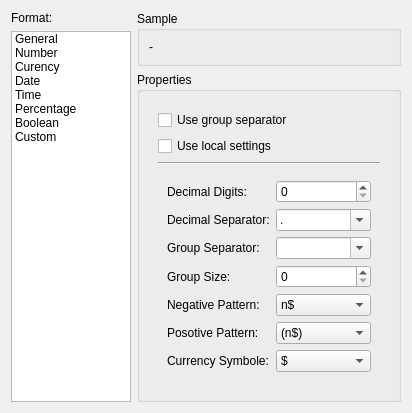
<?xml version="1.0" encoding="UTF-8"?>
<ui version="4.0">
 <class>LReportPropertyPageFormat</class>
 <widget class="QWidget" name="LReportPropertyPageFormat">
  <property name="geometry">
   <rect>
    <x>0</x>
    <y>0</y>
    <width>412</width>
    <height>409</height>
   </rect>
  </property>
  <property name="windowTitle">
   <string>Form</string>
  </property>
  <layout class="QGridLayout" name="gridLayout">
   <item row="0" column="0" rowspan="2">
    <layout class="QVBoxLayout" name="verticalLayout_10">
     <item>
      <widget class="QLabel" name="label_25">
       <property name="text">
        <string>Format:</string>
       </property>
      </widget>
     </item>
     <item>
      <widget class="QListWidget" name="listWidget">
       <property name="sizePolicy">
        <sizepolicy hsizetype="Fixed" vsizetype="Expanding">
         <horstretch>0</horstretch>
         <verstretch>0</verstretch>
        </sizepolicy>
       </property>
       <property name="maximumSize">
        <size>
         <width>120</width>
         <height>16777215</height>
        </size>
       </property>
       <item>
        <property name="text">
         <string>General</string>
        </property>
       </item>
       <item>
        <property name="text">
         <string>Number</string>
        </property>
       </item>
       <item>
        <property name="text">
         <string>Curency</string>
        </property>
       </item>
       <item>
        <property name="text">
         <string>Date</string>
        </property>
       </item>
       <item>
        <property name="text">
         <string>Time</string>
        </property>
       </item>
       <item>
        <property name="text">
         <string>Percentage</string>
        </property>
       </item>
       <item>
        <property name="text">
         <string>Boolean</string>
        </property>
       </item>
       <item>
        <property name="text">
         <string>Custom</string>
        </property>
       </item>
      </widget>
     </item>
    </layout>
   </item>
   <item row="0" column="1">
    <widget class="QGroupBox" name="groupBox">
     <property name="title">
      <string>Sample</string>
     </property>
     <layout class="QVBoxLayout" name="verticalLayout_2">
      <item>
       <widget class="QLabel" name="label">
        <property name="text">
         <string>-</string>
        </property>
       </widget>
      </item>
     </layout>
    </widget>
   </item>
   <item row="1" column="1">
    <widget class="QGroupBox" name="groupBox_2">
     <property name="title">
      <string>Properties</string>
     </property>
     <layout class="QVBoxLayout" name="verticalLayout">
      <item>
       <widget class="QStackedWidget" name="stackedWidget">
        <property name="currentIndex">
         <number>2</number>
        </property>
        <widget class="QWidget" name="page"/>
        <widget class="QWidget" name="page_2">
         <layout class="QVBoxLayout" name="verticalLayout_3">
          <item>
           <widget class="QCheckBox" name="checkBox">
            <property name="text">
             <string>Use group separator</string>
            </property>
           </widget>
          </item>
          <item>
           <widget class="QCheckBox" name="checkBox_2">
            <property name="text">
             <string>Use local settings</string>
            </property>
           </widget>
          </item>
          <item>
           <widget class="Line" name="line">
            <property name="orientation">
             <enum>Qt::Horizontal</enum>
            </property>
           </widget>
          </item>
          <item>
           <widget class="QFrame" name="frame_32">
            <layout class="QFormLayout" name="formLayout">
             <property name="labelAlignment">
              <set>Qt::AlignLeading|Qt::AlignLeft|Qt::AlignVCenter</set>
             </property>
             <item row="0" column="0">
              <widget class="QLabel" name="label_2">
               <property name="text">
                <string>Decimal Digits:</string>
               </property>
              </widget>
             </item>
             <item row="0" column="1">
              <widget class="QSpinBox" name="spinBox">
               <property name="maximum">
                <number>20</number>
               </property>
              </widget>
             </item>
             <item row="1" column="0">
              <widget class="QLabel" name="label_3">
               <property name="text">
                <string>Decimal Separator:</string>
               </property>
              </widget>
             </item>
             <item row="1" column="1">
              <widget class="QComboBox" name="comboBox">
               <property name="minimumSize">
                <size>
                 <width>50</width>
                 <height>0</height>
                </size>
               </property>
               <property name="editable">
                <bool>true</bool>
               </property>
               <item>
                <property name="text">
                 <string>.</string>
                </property>
               </item>
               <item>
                <property name="text">
                 <string>,</string>
                </property>
               </item>
              </widget>
             </item>
             <item row="2" column="0">
              <widget class="QLabel" name="label_4">
               <property name="text">
                <string>Group Separator:</string>
               </property>
              </widget>
             </item>
             <item row="2" column="1">
              <widget class="QComboBox" name="comboBox_2">
               <property name="minimumSize">
                <size>
                 <width>50</width>
                 <height>0</height>
                </size>
               </property>
               <property name="editable">
                <bool>true</bool>
               </property>
               <item>
                <property name="text">
                 <string/>
                </property>
               </item>
               <item>
                <property name="text">
                 <string>.</string>
                </property>
               </item>
               <item>
                <property name="text">
                 <string>,</string>
                </property>
               </item>
              </widget>
             </item>
             <item row="3" column="0">
              <widget class="QLabel" name="label_5">
               <property name="text">
                <string>Group Size:</string>
               </property>
              </widget>
             </item>
             <item row="4" column="0">
              <widget class="QLabel" name="label_6">
               <property name="text">
                <string>Negative Pattern:</string>
               </property>
              </widget>
             </item>
             <item row="4" column="1">
              <widget class="QComboBox" name="comboBox_4">
               <property name="minimumSize">
                <size>
                 <width>50</width>
                 <height>0</height>
                </size>
               </property>
               <property name="editable">
                <bool>false</bool>
               </property>
               <item>
                <property name="text">
                 <string>(n)</string>
                </property>
               </item>
               <item>
                <property name="text">
                 <string>-n</string>
                </property>
               </item>
               <item>
                <property name="text">
                 <string>- n</string>
                </property>
               </item>
               <item>
                <property name="text">
                 <string>n-</string>
                </property>
               </item>
               <item>
                <property name="text">
                 <string>n -</string>
                </property>
               </item>
              </widget>
             </item>
             <item row="3" column="1">
              <widget class="QSpinBox" name="spinBox_2">
               <property name="maximum">
                <number>9</number>
               </property>
              </widget>
             </item>
            </layout>
           </widget>
          </item>
          <item>
           <spacer name="verticalSpacer">
            <property name="orientation">
             <enum>Qt::Vertical</enum>
            </property>
            <property name="sizeHint" stdset="0">
             <size>
              <width>20</width>
              <height>59</height>
             </size>
            </property>
           </spacer>
          </item>
         </layout>
        </widget>
        <widget class="QWidget" name="page_3">
         <layout class="QVBoxLayout" name="verticalLayout_4">
          <item>
           <widget class="QCheckBox" name="checkBox_3">
            <property name="text">
             <string>Use group separator</string>
            </property>
           </widget>
          </item>
          <item>
           <widget class="QCheckBox" name="checkBox_4">
            <property name="text">
             <string>Use local settings</string>
            </property>
           </widget>
          </item>
          <item>
           <widget class="Line" name="line_2">
            <property name="orientation">
             <enum>Qt::Horizontal</enum>
            </property>
           </widget>
          </item>
          <item>
           <widget class="QFrame" name="frame_652">
            <layout class="QFormLayout" name="formLayout_2">
             <property name="labelAlignment">
              <set>Qt::AlignLeading|Qt::AlignLeft|Qt::AlignVCenter</set>
             </property>
             <item row="0" column="0">
              <widget class="QLabel" name="label_7">
               <property name="text">
                <string>Decimal Digits:</string>
               </property>
              </widget>
             </item>
             <item row="0" column="1">
              <widget class="QSpinBox" name="spinBox_3">
               <property name="maximum">
                <number>20</number>
               </property>
              </widget>
             </item>
             <item row="1" column="0">
              <widget class="QLabel" name="label_8">
               <property name="text">
                <string>Decimal Separator:</string>
               </property>
              </widget>
             </item>
             <item row="1" column="1">
              <widget class="QComboBox" name="comboBox_3">
               <property name="minimumSize">
                <size>
                 <width>50</width>
                 <height>0</height>
                </size>
               </property>
               <property name="editable">
                <bool>true</bool>
               </property>
               <item>
                <property name="text">
                 <string>.</string>
                </property>
               </item>
               <item>
                <property name="text">
                 <string>,</string>
                </property>
               </item>
              </widget>
             </item>
             <item row="2" column="0">
              <widget class="QLabel" name="label_9">
               <property name="text">
                <string>Group Separator:</string>
               </property>
              </widget>
             </item>
             <item row="2" column="1">
              <widget class="QComboBox" name="comboBox_5">
               <property name="minimumSize">
                <size>
                 <width>50</width>
                 <height>0</height>
                </size>
               </property>
               <property name="editable">
                <bool>true</bool>
               </property>
               <item>
                <property name="text">
                 <string/>
                </property>
               </item>
               <item>
                <property name="text">
                 <string>.</string>
                </property>
               </item>
               <item>
                <property name="text">
                 <string>,</string>
                </property>
               </item>
              </widget>
             </item>
             <item row="3" column="0">
              <widget class="QLabel" name="label_10">
               <property name="text">
                <string>Group Size:</string>
               </property>
              </widget>
             </item>
             <item row="3" column="1">
              <widget class="QSpinBox" name="spinBox_4">
               <property name="maximum">
                <number>9</number>
               </property>
              </widget>
             </item>
             <item row="4" column="0">
              <widget class="QLabel" name="label_11">
               <property name="text">
                <string>Negative Pattern:</string>
               </property>
              </widget>
             </item>
             <item row="4" column="1">
              <widget class="QComboBox" name="comboBox_6">
               <property name="minimumSize">
                <size>
                 <width>50</width>
                 <height>0</height>
                </size>
               </property>
               <property name="editable">
                <bool>false</bool>
               </property>
               <item>
                <property name="text">
                 <string>n$</string>
                </property>
               </item>
               <item>
                <property name="text">
                 <string>n $</string>
                </property>
               </item>
               <item>
                <property name="text">
                 <string>$n</string>
                </property>
               </item>
               <item>
                <property name="text">
                 <string>$ n</string>
                </property>
               </item>
              </widget>
             </item>
             <item row="5" column="0">
              <widget class="QLabel" name="label_12">
               <property name="text">
                <string>Posotive Pattern:</string>
               </property>
              </widget>
             </item>
             <item row="5" column="1">
              <widget class="QComboBox" name="comboBox_7">
               <property name="minimumSize">
                <size>
                 <width>50</width>
                 <height>0</height>
                </size>
               </property>
               <property name="editable">
                <bool>false</bool>
               </property>
               <item>
                <property name="text">
                 <string>(n$)</string>
                </property>
               </item>
               <item>
                <property name="text">
                 <string>($n)</string>
                </property>
               </item>
               <item>
                <property name="text">
                 <string>-n$</string>
                </property>
               </item>
               <item>
                <property name="text">
                 <string>-n $</string>
                </property>
               </item>
               <item>
                <property name="text">
                 <string>$-n</string>
                </property>
               </item>
               <item>
                <property name="text">
                 <string>$ -n</string>
                </property>
               </item>
               <item>
                <property name="text">
                 <string>-$n</string>
                </property>
               </item>
               <item>
                <property name="text">
                 <string>-$ n</string>
                </property>
               </item>
               <item>
                <property name="text">
                 <string>n$-</string>
                </property>
               </item>
               <item>
                <property name="text">
                 <string>n $-</string>
                </property>
               </item>
              </widget>
             </item>
             <item row="6" column="0">
              <widget class="QLabel" name="label_13">
               <property name="text">
                <string>Currency Symbole:</string>
               </property>
              </widget>
             </item>
             <item row="6" column="1">
              <widget class="QComboBox" name="comboBox_8">
               <property name="minimumSize">
                <size>
                 <width>50</width>
                 <height>0</height>
                </size>
               </property>
               <property name="editable">
                <bool>false</bool>
               </property>
               <item>
                <property name="text">
                 <string>$</string>
                </property>
               </item>
               <item>
                <property name="text">
                 <string>€</string>
                </property>
               </item>
               <item>
                <property name="text">
                 <string>¢</string>
                </property>
               </item>
               <item>
                <property name="text">
                 <string>£</string>
                </property>
               </item>
               <item>
                <property name="text">
                 <string>¤</string>
                </property>
               </item>
               <item>
                <property name="text">
                 <string>¥</string>
                </property>
               </item>
               <item>
                <property name="text">
                 <string>₣</string>
                </property>
               </item>
               <item>
                <property name="text">
                 <string>₤</string>
                </property>
               </item>
               <item>
                <property name="text">
                 <string>₧</string>
                </property>
               </item>
               <item>
                <property name="text">
                 <string>₡</string>
                </property>
               </item>
               <item>
                <property name="text">
                 <string>₨</string>
                </property>
               </item>
               <item>
                <property name="text">
                 <string>₦</string>
                </property>
               </item>
               <item>
                <property name="text">
                 <string>₩</string>
                </property>
               </item>
               <item>
                <property name="text">
                 <string>₫</string>
                </property>
               </item>
              </widget>
             </item>
            </layout>
           </widget>
          </item>
          <item>
           <spacer name="verticalSpacer_2">
            <property name="orientation">
             <enum>Qt::Vertical</enum>
            </property>
            <property name="sizeHint" stdset="0">
             <size>
              <width>20</width>
              <height>0</height>
             </size>
            </property>
           </spacer>
          </item>
         </layout>
        </widget>
        <widget class="QWidget" name="page_4">
         <layout class="QVBoxLayout" name="verticalLayout_9">
          <item>
           <widget class="QListWidget" name="listWidget_2"/>
          </item>
         </layout>
        </widget>
        <widget class="QWidget" name="page_5">
         <layout class="QVBoxLayout" name="verticalLayout_7">
          <item>
           <widget class="QListWidget" name="listWidget_3"/>
          </item>
         </layout>
        </widget>
        <widget class="QWidget" name="page_6">
         <layout class="QVBoxLayout" name="verticalLayout_6">
          <item>
           <widget class="QCheckBox" name="checkBox_5">
            <property name="text">
             <string>Use group separator</string>
            </property>
           </widget>
          </item>
          <item>
           <widget class="QCheckBox" name="checkBox_6">
            <property name="text">
             <string>Use local settings</string>
            </property>
           </widget>
          </item>
          <item>
           <widget class="Line" name="line_3">
            <property name="orientation">
             <enum>Qt::Horizontal</enum>
            </property>
           </widget>
          </item>
          <item>
           <widget class="QFrame" name="frame">
            <layout class="QFormLayout" name="formLayout_4">
             <property name="labelAlignment">
              <set>Qt::AlignLeading|Qt::AlignLeft|Qt::AlignVCenter</set>
             </property>
             <item row="0" column="0">
              <widget class="QLabel" name="label_18">
               <property name="text">
                <string>Decimal Digits:</string>
               </property>
              </widget>
             </item>
             <item row="0" column="1">
              <widget class="QSpinBox" name="spinBox_5">
               <property name="maximum">
                <number>20</number>
               </property>
              </widget>
             </item>
             <item row="1" column="0">
              <widget class="QLabel" name="label_19">
               <property name="text">
                <string>Decimal Separator:</string>
               </property>
              </widget>
             </item>
             <item row="1" column="1">
              <widget class="QComboBox" name="comboBox_11">
               <property name="minimumSize">
                <size>
                 <width>50</width>
                 <height>0</height>
                </size>
               </property>
               <property name="editable">
                <bool>true</bool>
               </property>
               <item>
                <property name="text">
                 <string>.</string>
                </property>
               </item>
               <item>
                <property name="text">
                 <string>,</string>
                </property>
               </item>
              </widget>
             </item>
             <item row="2" column="0">
              <widget class="QLabel" name="label_20">
               <property name="text">
                <string>Group Separator:</string>
               </property>
              </widget>
             </item>
             <item row="2" column="1">
              <widget class="QComboBox" name="comboBox_12">
               <property name="minimumSize">
                <size>
                 <width>50</width>
                 <height>0</height>
                </size>
               </property>
               <property name="editable">
                <bool>true</bool>
               </property>
               <item>
                <property name="text">
                 <string/>
                </property>
               </item>
               <item>
                <property name="text">
                 <string>.</string>
                </property>
               </item>
               <item>
                <property name="text">
                 <string>,</string>
                </property>
               </item>
              </widget>
             </item>
             <item row="3" column="0">
              <widget class="QLabel" name="label_21">
               <property name="text">
                <string>Group Size:</string>
               </property>
              </widget>
             </item>
             <item row="3" column="1">
              <widget class="QSpinBox" name="spinBox_6">
               <property name="maximum">
                <number>9</number>
               </property>
              </widget>
             </item>
             <item row="4" column="0">
              <widget class="QLabel" name="label_22">
               <property name="text">
                <string>Negative Pattern:</string>
               </property>
              </widget>
             </item>
             <item row="4" column="1">
              <widget class="QComboBox" name="comboBox_13">
               <property name="minimumSize">
                <size>
                 <width>70</width>
                 <height>0</height>
                </size>
               </property>
               <property name="editable">
                <bool>false</bool>
               </property>
               <item>
                <property name="text">
                 <string>n%</string>
                </property>
               </item>
               <item>
                <property name="text">
                 <string>n %</string>
                </property>
               </item>
               <item>
                <property name="text">
                 <string>%n</string>
                </property>
               </item>
              </widget>
             </item>
             <item row="5" column="0">
              <widget class="QLabel" name="label_23">
               <property name="text">
                <string>Posotive Pattern:</string>
               </property>
              </widget>
             </item>
             <item row="5" column="1">
              <widget class="QComboBox" name="comboBox_14">
               <property name="minimumSize">
                <size>
                 <width>70</width>
                 <height>0</height>
                </size>
               </property>
               <property name="editable">
                <bool>false</bool>
               </property>
               <item>
                <property name="text">
                 <string>-n%</string>
                </property>
               </item>
               <item>
                <property name="text">
                 <string>-n %</string>
                </property>
               </item>
               <item>
                <property name="text">
                 <string>-%n</string>
                </property>
               </item>
              </widget>
             </item>
             <item row="6" column="0">
              <widget class="QLabel" name="label_24">
               <property name="text">
                <string>Percentage Symbole:</string>
               </property>
              </widget>
             </item>
             <item row="6" column="1">
              <widget class="QComboBox" name="comboBox_15">
               <property name="minimumSize">
                <size>
                 <width>70</width>
                 <height>0</height>
                </size>
               </property>
               <property name="editable">
                <bool>true</bool>
               </property>
               <item>
                <property name="text">
                 <string>%</string>
                </property>
               </item>
              </widget>
             </item>
            </layout>
           </widget>
          </item>
          <item>
           <spacer name="verticalSpacer_4">
            <property name="orientation">
             <enum>Qt::Vertical</enum>
            </property>
            <property name="sizeHint" stdset="0">
             <size>
              <width>20</width>
              <height>6</height>
             </size>
            </property>
           </spacer>
          </item>
         </layout>
        </widget>
        <widget class="QWidget" name="page_7">
         <layout class="QVBoxLayout" name="verticalLayout_5">
          <item>
           <layout class="QFormLayout" name="formLayout_3">
            <item row="0" column="0">
             <widget class="QLabel" name="label_14">
              <property name="text">
               <string>True text:</string>
              </property>
             </widget>
            </item>
            <item row="0" column="1">
             <widget class="QComboBox" name="comboBox_9">
              <property name="minimumSize">
               <size>
                <width>120</width>
                <height>0</height>
               </size>
              </property>
              <property name="editable">
               <bool>true</bool>
              </property>
              <item>
               <property name="text">
                <string>True</string>
               </property>
              </item>
              <item>
               <property name="text">
                <string>Yes</string>
               </property>
              </item>
              <item>
               <property name="text">
                <string>On</string>
               </property>
              </item>
             </widget>
            </item>
            <item row="1" column="0">
             <widget class="QLabel" name="label_15">
              <property name="text">
               <string>False text:</string>
              </property>
             </widget>
            </item>
            <item row="1" column="1">
             <widget class="QComboBox" name="comboBox_10">
              <property name="minimumSize">
               <size>
                <width>120</width>
                <height>0</height>
               </size>
              </property>
              <property name="editable">
               <bool>true</bool>
              </property>
              <item>
               <property name="text">
                <string>False</string>
               </property>
              </item>
              <item>
               <property name="text">
                <string>No</string>
               </property>
              </item>
              <item>
               <property name="text">
                <string>Off</string>
               </property>
              </item>
             </widget>
            </item>
           </layout>
          </item>
          <item>
           <spacer name="verticalSpacer_3">
            <property name="orientation">
             <enum>Qt::Vertical</enum>
            </property>
            <property name="sizeHint" stdset="0">
             <size>
              <width>20</width>
              <height>213</height>
             </size>
            </property>
           </spacer>
          </item>
         </layout>
        </widget>
        <widget class="QWidget" name="page_8">
         <layout class="QVBoxLayout" name="verticalLayout_8">
          <item>
           <widget class="QLabel" name="label_17">
            <property name="text">
             <string>Mask:</string>
            </property>
           </widget>
          </item>
          <item>
           <widget class="QLineEdit" name="lineEdit"/>
          </item>
          <item>
           <widget class="QLabel" name="label_16">
            <property name="text">
             <string>Sample masks:</string>
            </property>
           </widget>
          </item>
          <item>
           <widget class="QListWidget" name="listWidget_4"/>
          </item>
         </layout>
        </widget>
       </widget>
      </item>
     </layout>
    </widget>
   </item>
  </layout>
 </widget>
 <resources/>
 <connections>
  <connection>
   <sender>listWidget</sender>
   <signal>currentRowChanged(int)</signal>
   <receiver>stackedWidget</receiver>
   <slot>setCurrentIndex(int)</slot>
   <hints>
    <hint type="sourcelabel">
     <x>66</x>
     <y>174</y>
    </hint>
    <hint type="destinationlabel">
     <x>347</x>
     <y>105</y>
    </hint>
   </hints>
  </connection>
 </connections>
</ui>
